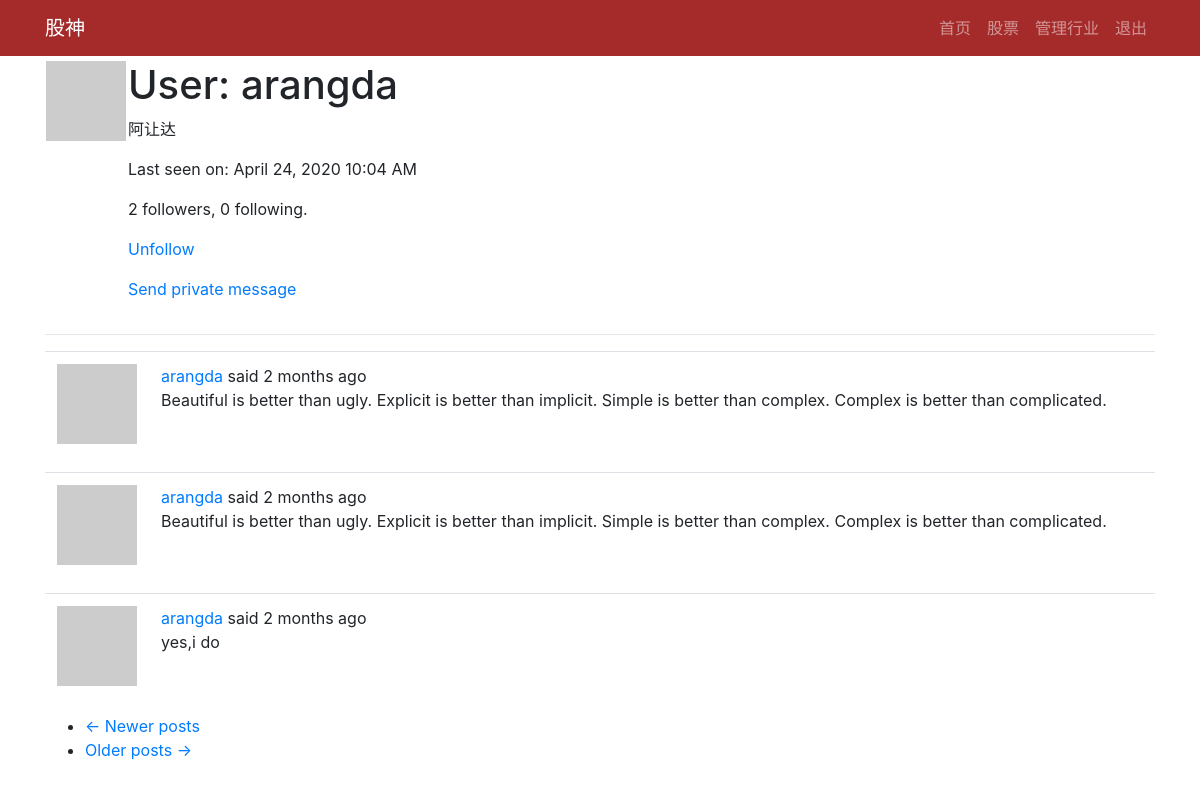
/user/arangda (signed in), run on an earlier commit of the app's database.
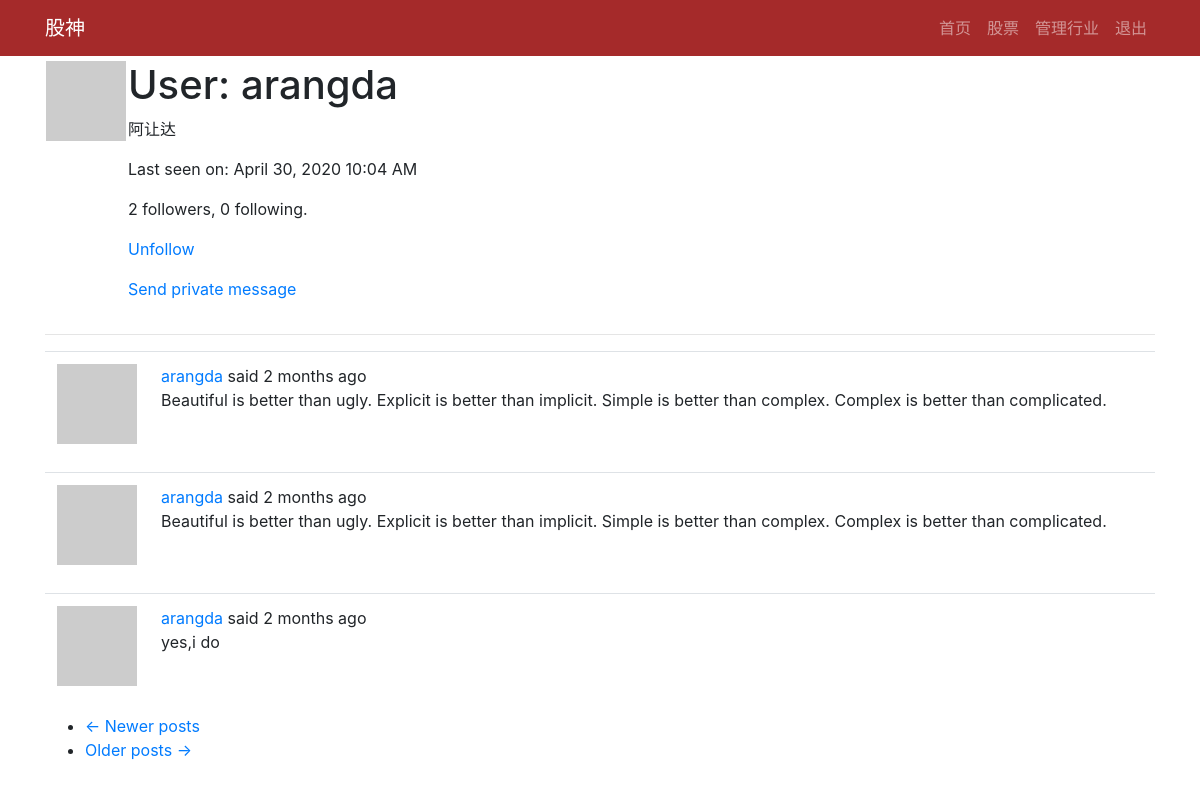
And on a later commit of the database.
### app/models.py (models this page shows, shortened)
class PaginatedAPIMixin(object):
    @staticmethod
    def to_collection_dict(query, page, per_page, endpoint, **kwargs):
        resources = query.paginate(page, per_page, False)
        data = {
            'items': [item.to_dict() for item in resources.items],
            '_meta': {
                'page': page,
                'per_page': per_page,
                'total_pages': resources.pages,
                'total_items': resources.total
            },
            '_links': {
                'self': url_for(endpoint, page=page, per_page=per_page,
                                **kwargs),
                'next': url_for(endpoint, page=page + 1, per_page=per_page,
                                **kwargs) if resources.has_next else None,
                'prev': url_for(endpoint, page=page - 1, per_page=per_page,
                                **kwargs) if resources.has_prev else None
            }
        }
        return data

class User(PaginatedAPIMixin,UserMixin,db.Model):
    id = db.Column(db.Integer,primary_key=True)
    username = db.Column(db.String(64),index=True,unique=True)
    email = db.Column(db.String(120),index=True,unique=True)
    password_hash = db.Column(db.String(128))
    about_me = db.Column(db.String(140))
    last_seen = db.Column(db.DateTime,default=datetime.utcnow)
    posts = db.relationship('Post',backref='author',lazy='dynamic')
    messages_sent = db.relationship('Message',
                                    foreign_keys='Message.sender_id',
                                    backref='author', lazy='dynamic')
    messages_received = db.relationship('Message',
                                        foreign_keys='Message.recipient_id',
                                        backref='recipient', lazy='dynamic')
    last_message_read_time = db.Column(db.DateTime)
    token = db.Column(db.String(32), index=True, unique=True)
    token_expiration = db.Column(db.DateTime)
    notifications = db.relationship('Notification',backref='user',lazy='dynamic')
    followed = db.relationship(
        'User',secondary=followers,
        primaryjoin=(followers.c.follower_id == id),
        secondaryjoin=(followers.c.followed_id == id),
        backref=db.backref('followers',lazy='dynamic'),lazy='dynamic'
    )
    tasks = db.relationship('Task',backref='user',lazy='dynamic')
    def avatar(self,size):
        digest = md5(self.email.lower().encode('utf-8')).hexdigest()
        return 'https://www.gravatar.com/avatar/{}?d=identicon&s={}'.format(digest,size)
    def is_following(self,user):
        return self.followed.filter(
            followers.c.followed_id == user.id).count() > 0
    def get_tasks_in_progress(self):
        return Task.query.filter_by(user=self, complete=False).all()

class Post(db.Model):
    id = db.Column(db.Integer,primary_key=True)
    body = db.Column(db.String(140))
    timestamp = db.Column(db.DateTime,index=True,default=datetime.utcnow)
    user_id = db.Column(db.Integer,db.ForeignKey('user.id'))
    language = db.Column(db.String(5))

### app/main/routes.py (the view)
@bp.route('/user/<username>')
@login_required
def user(username):
    user = User.query.filter_by(username=username).first_or_404()
    page = request.args.get('page',1,type=int)
    posts = user.posts.order_by(Post.timestamp.desc()).paginate(
        page,current_app.config['POSTS_PER_PAGE'],False
    )
    next_url = url_for('main.user',username=user.username,page=posts.next_num) if posts.has_next else None
    prev_url = url_for('main.user',username=user.username,page=posts.prev_num) if posts.has_prev else None
    return render_template('user.html', user=user, posts=posts.items,next_url=next_url,prev_url=prev_url)

### app/main/routes.py (called while the page is built)
@bp.before_app_request
def before_request():
    g.locale = str(get_locale())
    if current_user.is_authenticated:
        current_user.last_seen = datetime.utcnow()
        db.session.commit()

### app/models.py (called while the page is built)
@login.user_loader
def load_user(id):
    return User.query.get(int(id))

### app/templates/user.html
{% extends "base.html" %}
{% block app_content %}
    <table>
        <tr valign="top">
            <td><img src="{{ user.avatar(128) }}"></td>
            <td>
                <h1>User: {{ user.username }}</h1>
                {% if user.about_me %}<p>{{ user.about_me }}</p>{% endif %}
                {% if user.last_seen %}<p>{{ _('Last seen on')}}: {{ moment(user.last_seen).format('LLL') }}</p>{% endif %}
                <p>{{ user.followers.count() }} {{_('followers')}}, {{ user.followed.count() }} {{ _('following')}}.</p>
                {% if user == current_user %}
                <p><a href="{{ url_for('main.edit_profile') }}">Edit your profile</a></p>
                {% if not current_user.get_task_in_progress('export_posts') %}
                <p><a href="{{ url_for('main.export_posts') }}">{{ _('Export your posts') }}</a></p>
                {% endif %}
                {% elif not current_user.is_following(user) %}
                <p><a href="{{ url_for('main.follow', username=user.username) }}">{{ _('Follow') }}</a></p>
                {% else %}
                <p><a href="{{ url_for('main.unfollow', username=user.username) }}">{{ _('Unfollow') }}</a></p>
                {% endif %}
                {% if user != current_user %}
                <p>
                    <a href="{{ url_for('main.send_message',recipient=user.username) }} ">
                        {{ _('Send private message')}}
                    </a>
                </p>
                {% endif %}
            </td>
        </tr>
    </table>
    <hr>
    {% for post in posts %}
        {% include '_post.html' %}
    {% endfor %}
    <nav aria-label="...">
        <ul class="pager">
            <li class="previous{% if not prev_url %} disabled{% endif %}">
                <a href="{{ prev_url or '#' }}">
                    <span aria-hidden="true">&larr;</span> Newer posts
                </a>
            </li>
            <li class="next{% if not next_url %} disabled{% endif %}">
                <a href="{{ next_url or '#' }}">
                    Older posts <span aria-hidden="true">&rarr;</span>
                </a>
            </li>
        </ul>
    </nav>
{% endblock %}

### app/templates/base.html (shortened to what this page needs)
{% from 'bootstrap/nav.html' import render_nav_item %}
<!DOCTYPE html>
<html lang="en">
  <head>
    {% block head %}
    <link rel="stylesheet" href="{{ url_for('static',filename='css/bootstrap.min.css')}}" >
    <link rel="stylesheet" href="{{ url_for('static',filename='open-iconic/font/css/open-iconic-bootstrap.css') }}">
    <link rel="stylesheet" href="{{ url_for('static',filename='css/main.css') }}">
    {% endblock %}
  </head>
  <body>
       <nav class="navbar navbar-expand-lg navbar-dark fixed-top" style="background-color:brown">
        <div class="container">
          <a class="navbar-brand" href="{{url_for('main.index')}}">股神</a>
          <div class="collapse navbar-collapse" id="navbarResponsive">
            <ul class="navbar-nav ml-auto">
              {{ render_nav_item('main.index', '首页',None,True) }}
              {% if current_user.is_authenticated %}
              {{ render_nav_item('shares.gupiao', '股票',None,True) }}
              {{ render_nav_item('shares.manage_category', '管理行业',None,True) }}
              {{ render_nav_item('auth.logout', '退出',None,True) }}
              {% else %}
              {{ render_nav_item('auth.login', '登录',None,True) }}
              {% endif %}
            </ul>
          </div>
        </div>
      </nav>
{% block content %}
    <div class="container" style="padding-top:60px;">
        {% block app_content %}{% endblock %}
    </div>
{% endblock %}

### app/templates/_post.html (shortened to what this page needs)
<table class="table table-hover">
    <tr>
        <td width="70px">
            <a href="{{ url_for('main.user', username=post.author.username) }}">
                <img src="{{ post.author.avatar(70) }}" />
            </a>
        </td>
        <td>
            {{ _('%(username)s said %(when)s',username=user_link,when=moment(post.timestamp).fromNow()) }}
            <br>
            <span id="post{{ post.id }}">{{ post.body }}</span>
        </td>
    </tr>
</table>

What changed in the data, as far as the page shows it:
changed User "arangda": last_seen "April 24, 2020 10:04 AM" → "April 30, 2020 10:04 AM"
